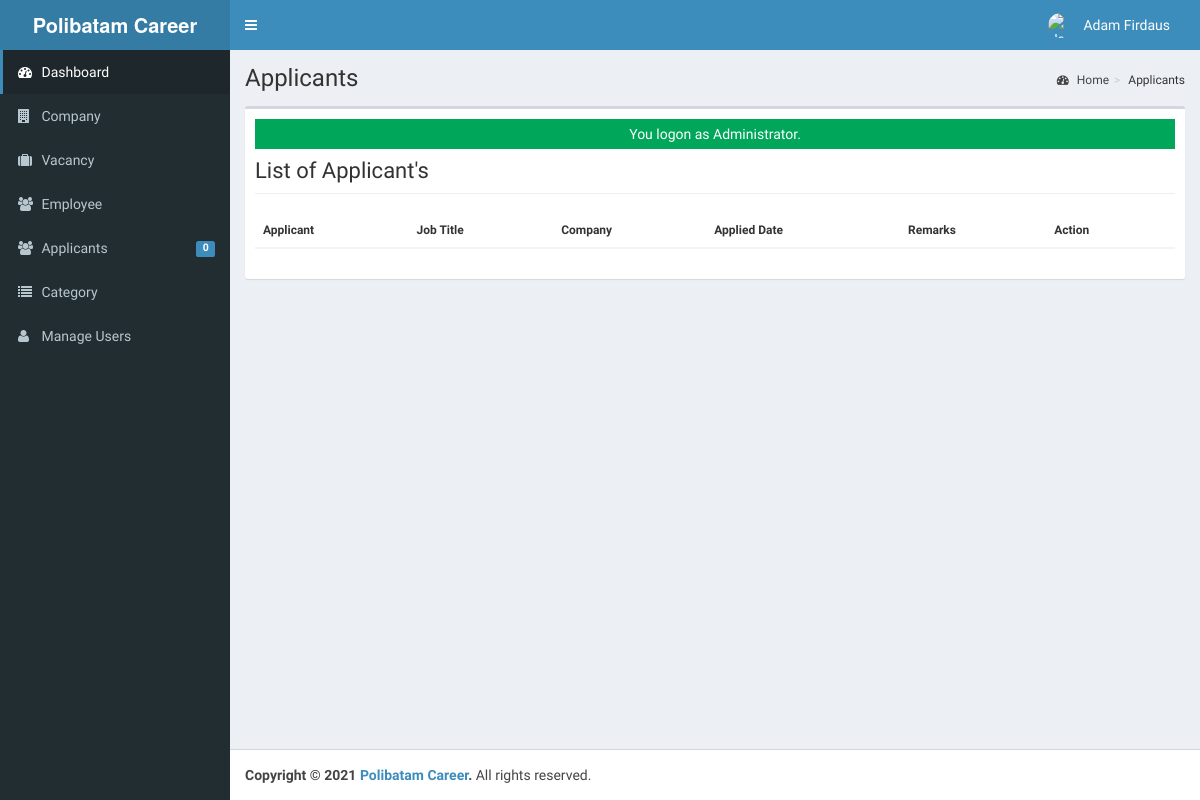
Page /admin/applicants/ (signed in) on the earlier database version.
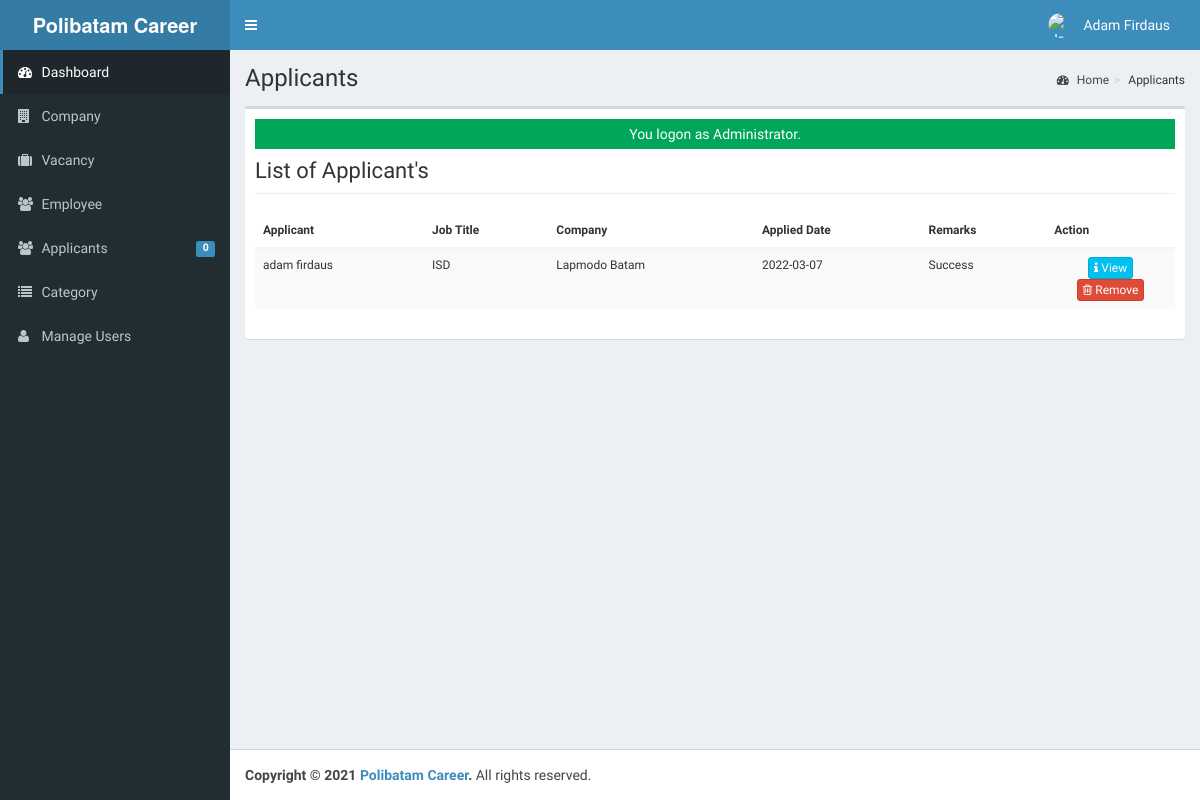
Same page on the later database version.
### tables this page shows
CREATE TABLE `tbljobregistration` (
  `REGISTRATIONID` int(11) NOT NULL,
  `COMPANYID` int(11) NOT NULL,
  `JOBID` int(11) NOT NULL,
  `APPLICANTID` int(11) NOT NULL,
  `APPLICANT` varchar(90) NOT NULL,
  `REGISTRATIONDATE` date NOT NULL,
  `REMARKS` varchar(255) NOT NULL DEFAULT 'Pending',
  `FILEID` int(11) NOT NULL,
  `PENDINGAPPLICATION` tinyint(1) NOT NULL DEFAULT 1,
  `HVIEW` tinyint(1) NOT NULL DEFAULT 1,
  `DATETIMEAPPROVED` datetime NOT NULL
);

CREATE TABLE `tbljob` (
  `JOBID` int(11) NOT NULL,
  `COMPANYID` int(11) NOT NULL,
  `CATEGORY` varchar(90) NOT NULL,
  `OCCUPATIONTITLE` varchar(90) NOT NULL,
  `REQ_NO_EMPLOYEES` int(11) NOT NULL,
  `SALARIES` double NOT NULL,
  `DURATION_EMPLOYEMENT` varchar(90) NOT NULL,
  `QUALIFICATION_WORKEXPERIENCE` text NOT NULL,
  `JOBDESCRIPTION` text NOT NULL,
  `PREFEREDSEX` varchar(30) NOT NULL,
  `SECTOR_VACANCY` text NOT NULL,
  `JOBSTATUS` varchar(90) NOT NULL,
  `DATEPOSTED` datetime NOT NULL
);

CREATE TABLE `tblcompany` (
  `COMPANYID` int(11) NOT NULL,
  `COMPANYNAME` varchar(90) NOT NULL,
  `COMPANYADDRESS` varchar(90) NOT NULL,
  `COMPANYCONTACTNO` varchar(30) NOT NULL,
  `COMPANYSTATUS` varchar(90) NOT NULL,
  `COMPANYMISSION` text NOT NULL,
  `COMPANYLOGO` varchar(255) NOT NULL
);

### admin/applicants/index.php (called while the page is built, shortened)
<?php
require_once ("../theme/templates.php");
?>

### include/database.php (called while the page is built, shortened)
<?php
class Database {
	var $query = '';
	public $conn;
	public function open_connection() {
		try {
		$this->conn = new PDO("mysql:host=".server.";dbname=".database_name. "", user,pass);
		$this->conn->setAttribute(PDO::ATTR_ERRMODE, PDO::ERRMODE_EXCEPTION);
		}catch(PDOException $e){
			echo "Problem in database connection! Contact administrator!". $e->getMessage();
		}
	}
	function setQuery($sql='') {
		try {
		   $this->sql_string=$sql;
			$this->query = $this->conn->prepare($this->sql_string);
			$this->query->execute();
		  } catch (PDOException $e) {
		    echo "Failed to get query handle: " . $e->getMessage() . "\n";
		    exit;
		  }
	}
	function loadResultList() {
		$results = $this->query->fetchAll(PDO::FETCH_OBJ);
		return $results;
	}
}
$mydb = new Database();
?>

### admin/applicants/list.php (the view, shortened to what this page needs)
<div class="row">
   <div class="col-lg-12">
           <h1 class="page-header">List of Applicant's   </h1>
      		</div>
  		 </div>
					<form class="wow fadeInDownaction" action="controller.php?action=delete" Method="POST">
						<table id="dash-table" class="table table-striped  table-hover table-responsive" style="font-size:12px" cellspacing="0">
						  <thead>
						  	<tr>
								<th>Applicant</th>
								<th>Job Title</th>
								<th>Company</th>
								<th>Applied Date</th>
								<th>Remarks</th>
								<th width="14%" >Action</th>
						  	</tr>
						  </thead>
						  <tbody>
						  	<?php
						  		$mydb->setQuery("SELECT * FROM `tblcompany` c  , `tbljobregistration` j, `tbljob` j2, `tblapplicants` a WHERE c.`COMPANYID`=j.`COMPANYID` AND  j.`JOBID`=j2.`JOBID` AND j.`APPLICANTID`=a.`APPLICANTID` ");
						  		$cur = $mydb->loadResultList();
								foreach ($cur as $result) {
						  		echo '<tr>';
						  		echo '<td>'. $result->APPLICANT.'</td>';
						  		echo '<td>' . $result->OCCUPATIONTITLE.'</a></td>';
						  		echo '<td>' . $result->COMPANYNAME.'</a></td>';
						  		echo '<td>'. $result->REGISTRATIONDATE.'</td>';
						  		echo '<td>'. $result->REMARKS.'</td>';
				  				echo '<td align="center" >
				  		             <a title="View" href="index.php?view=view&id='.$result->REGISTRATIONID.'"  class="btn btn-info btn-xs  ">
				  		             <span class="fa fa-info fw-fa"></span> View</a>
				  		             <a title="Remove" href="controller.php?action=delete&id='.$result->REGISTRATIONID.'"  class="btn btn-danger btn-xs  ">
				  		             <span class="fa fa-trash-o fw-fa"></span> Remove</a>
				  					 </td>';
						  		echo '</tr>';
						  	}
						  	?>
						  </tbody>
						</table>
						</form>

Differences in the rows shown:
added tbljobregistration: APPLICANT "adam firdaus", JOBID.OCCUPATIONTITLE "ISD", COMPANYID.COMPANYNAME "Lapmodo Batam", REGISTRATIONDATE "2022-03-07", REMARKS "Success"
